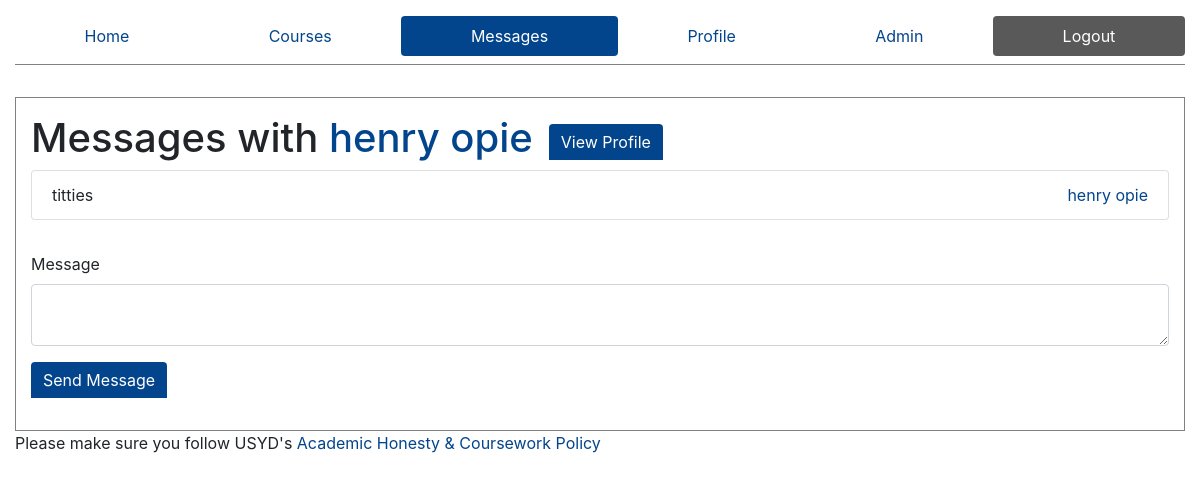
Page /messages/4 (signed in) on the committed database.
### ed/models.py (models this page shows)
class Profile(models.Model):
    user = models.OneToOneField(User, on_delete=models.CASCADE, related_name='+', default=1)
    FirstName = models.CharField(max_length=50,default='firstname')
    LastName = models.CharField(max_length=50,default='lastname')
    is_admin = models.BooleanField('Is admin', default=False)

class Message(models.Model):
    sender = models.ForeignKey(Profile, on_delete=models.CASCADE, null=True)
    body = models.TextField()

### ed/views.py (the view, shortened to what this page needs)
# urls.py: path('messages/<int:id>', views.message, name="message"),
def message(request,id):
    is_admin = False
    p = Profile.objects.get(user=request.user)
    if p.is_admin:
        is_admin = True
    profile = Profile.objects.get(user=request.user)
    otherID = Profile.objects.get(id=id)
    chat = Group.objects.filter(members=profile.id)
    memberships1 = ChatMembership.objects.filter(person=profile.id)
    memberships2 = ChatMembership.objects.filter(person=id)
    groups1 = memberships1.values_list('group', flat=True)
    groups2 = memberships2.values_list('group', flat=True)
    group = list(set(groups1).intersection(groups2))
    print("Group: ", group)
    if group:
        group = Group.objects.get(id=group[0])
    if not request.POST:
        messages = group.messages.all()
        msg = Message.objects.filter(id__in=messages).order_by('-id')
        context= {
            'id': id,
            'active': 'messages',
            'messages' : msg,
            'is_admin': is_admin,
            'otherID': otherID
        }
        return render(request, 'message.html', context=context)

### templates/message.html (shortened to what this page needs)
{% extends "core.html" %}
{% block content %}
    <div class="message-title-bar">
        <h1 role="heading" aria-label="Messages with {{otherID.FirstName}} {{otherID.LastName}}" aria-level="1">
            Messages with
            <a href="/profile/{{otherID.id}}">
                {{otherID.FirstName}} {{otherID.LastName}}
            </a>
        </h1>
        <a href="/profile/{{otherID.id}}" role="button" class="btn btn-primary">
            View Profile
        </a>
    </div>
    {% if messages %}
    <ul class="list-group message-list" role="list">
        {% for message in messages %}
                <li class="list-group-item message" role="listitem">
                    <div class="message-body">
                        {{message.body}}
                    </div>
                    <div class="message-sender">
                        <a href="/profile/{{otherID.id}}">
                            {{message.sender.FirstName}} {{message.sender.LastName}}
                        </a>
                    </div>
                </li>
        {% endfor %}
    </ul>
        {% else %}
        <ul class="list-group" role="list">
            <li class="list-group-item" role="listitem">
                No messages yet.
            </li>
        </ul>
    {% endif %}
        <form action="/messages/{{id}}" method="post" style="margin-top: 2rem;" role="form">
            <div class="form-group">
                <label for="message">Message</label>
                <textarea id="message" name="message" type="text" class="form-control"> </textarea>
            </div>
            <div class="form-group">
                <input type="submit" value="Send Message" style="width: auto" class="btn btn-primary" role="button" aria-label="Send Message">
            </div>
        </form>
{% endblock %}

### ed/static/styles.css (style rules this page uses)
.message { display: flex; flex-direction: row; }
.message .message-body { flex: 60%; }
.message .message-sender { flex: 40%; text-align: right; }
.message { display: flex; }
.message-title-bar { display: flex; }
.message-title-bar .btn { margin-left: 1rem; margin-top: auto; margin-bottom: auto; }
input { border: 1px solid gray; }
.btn-primary { border: unset; border: 0.25rem !important; border-top-left-radius: 0.25rem !important; border-bottom-left-radius: 0 !important; border-bottom-right-radius: 0 !important; }

### rows in the picture
Profile: FirstName "henry", LastName "opie"
Message: body "titties", sender.FirstName "henry", sender.LastName "opie"
